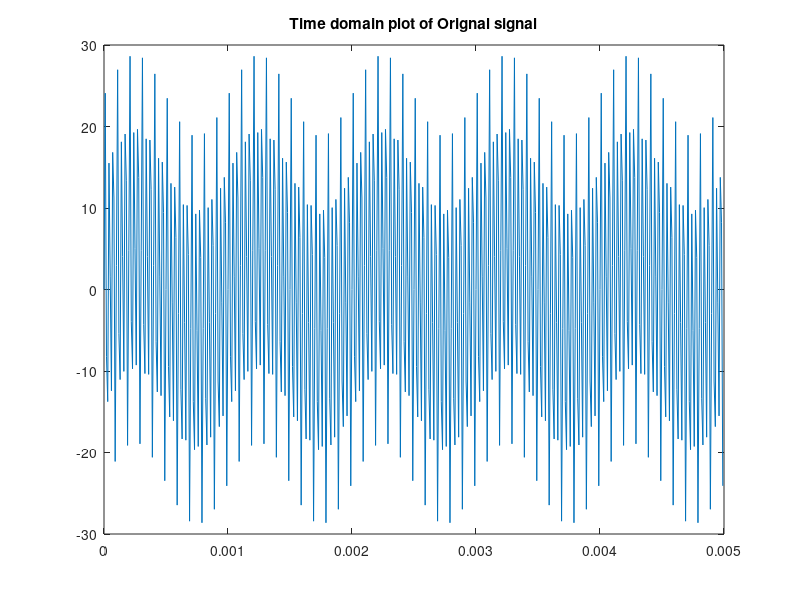
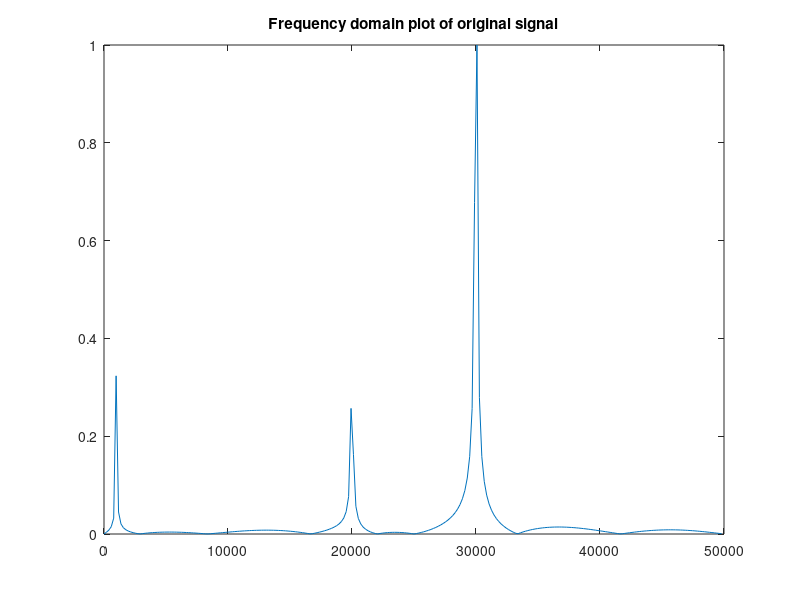
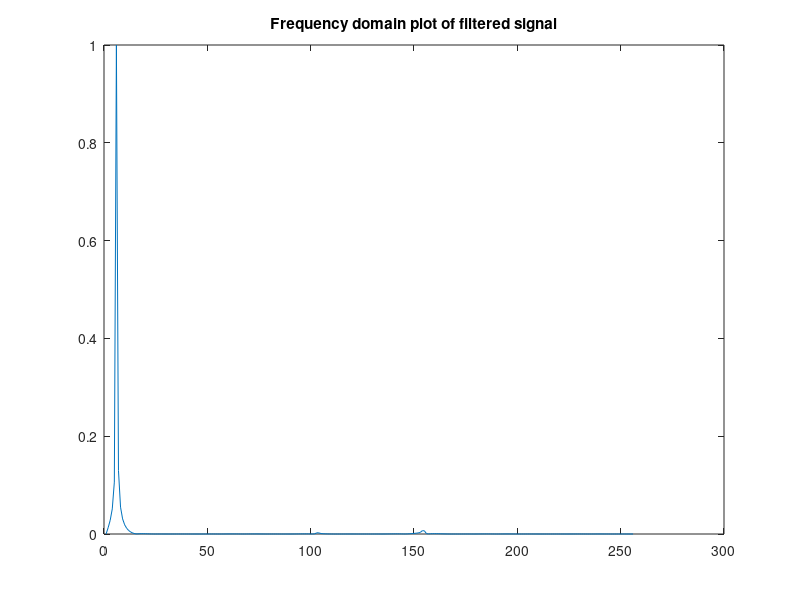

The MATLAB script that drew these images, in order: (Note: this script raises an error after producing the figures.)
%Creating a simple acoustic signal with noises
Fs=100e3; %Sampling Frequency (At least twice the input frequency)
Ts=1/Fs; %Sampling Period
dt=0:Ts:5e-3-Ts; %Signal duration of 5ms
f1=1e3;
f2=20e3;
f3=30e3;
y=5*sin(2*pi*f1*dt)+5*sin(2*pi*f2*dt)+20*sin(2*pi*f3*dt);
figure(1);plot(dt,y);title('Time domain plot of Orignal signal');

%Apply FFT to the signal to get frequency components of the signal
nfft=length(y); %Length of signal in frequency domain
nfft2=2.^nextpow2(nfft); %Length of signal in frequency domain, using base 2
fy=fft(y,nfft2);
fy=fy(1:nfft2/2); %nfft/2 to only get the LHS of the freq value
xfft=Fs*(0:nfft2/2-1)/nfft2; %Assign x-axis of frequency domain signal
%fft returns complex number, abs function is used to get the absolute value
figure(2);plot(xfft,abs(fy/max(fy)));title('Frequency domain plot of original signal');

%Create low-pass filter
fc=1.5e3/Fs/2; %Normalizing Cut-off frequency to Nyquist Frequency 
order=45;
h=fir1(order,fc);
fh=fft(h,nfft2); %Transform filter from time domain to frequency domain
fh=fh(1:nfft2/2); %Taking only the positive side of the function
output=fh.*fy;
figure(3);plot(abs(output/max(output)));title('Frequency domain plot of filtered signal')

%Use Inverse FFt to get output in time domain
toutput=ifft(output,'symmetric');
figure(4);plot(toutput);title('Time domain plot of filtered signal')

